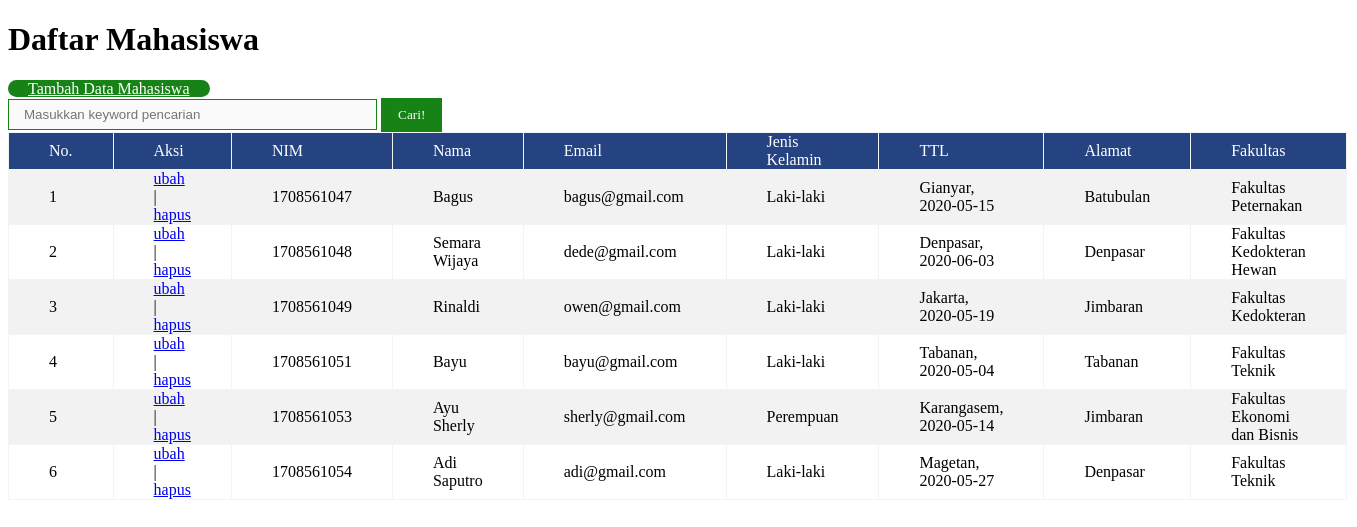
The page / on the database its author committed.
### tables this page shows
CREATE TABLE `mahasiswa` (
  `id` int(11) NOT NULL,
  `nama` varchar(50) NOT NULL,
  `nim` char(10) NOT NULL,
  `email` varchar(50) NOT NULL,
  `jk` enum('Laki-laki','Perempuan') NOT NULL,
  `tempat` varchar(20) NOT NULL,
  `tgl_lahir` date NOT NULL,
  `alamat` text NOT NULL,
  `fakultas` enum('Fakultas Ilmu Budaya','Fakultas Kedokteran','Fakultas Hukum','Fakultas Teknik','Fakultas Pertanian','Fakultas Ekonomi dan Bisnis','Fakultas Peternakan','Fakultas MIPA','Fakultas Kedokteran Hewan','Fakultas Teknologi Pertanian','Fakultas Ilmu Sosial dan Ilmu Politik','Fakultas Kelautan dan Perikanan','Fakultas Pariwisata') NOT NULL
);

### functions.php (called while the page is built, shortened)
<?php
$conn = mysqli_connect("localhost", "root", "", "mahasiswa");
function query($query) {
	global $conn;
	$result = mysqli_query($conn, $query);
	$rows = [];
	while( $row = mysqli_fetch_assoc($result) ) {
		$rows[] = $row;
	}
	return $rows;
}
 ?>

### index.php (the view, shortened to what this page needs)
<?php
require 'functions.php';
$mahasiswa = query("SELECT id, nim, nama, email, jk, concat(tempat,', ',tgl_lahir) as ttl, alamat, fakultas FROM mahasiswa ORDER BY nim");
?>
<!DOCTYPE html>
<html lang="en">
<head>
	<link rel="stylesheet" type="text/css" href="style.css">
</head>
<body>
	<div class="container">
		<div class="header1">
		<h1>Daftar Mahasiswa</h1>
		<a href="tambah.php" class="btn1">Tambah Data Mahasiswa </a>
			<div class="cari">
				<form action="" method="post">
					<input type="text" class="search" name="keyword" size="40" autofocus placeholder="Masukkan keyword pencarian" autocomplete="off">
					<button type="submit" class="button" name="cari">Cari!</button>
				</form>
			</div>
		</div>
		<div class="tabel">
			<table class="table1" border="1">
				<tr>
					<th>No.</th>
					<th style="width:100px">Aksi</th>
					<th>NIM</th>
					<th>Nama</th>
					<th>Email</th>
					<th>Jenis Kelamin</th>
					<th>TTL</th>
					<th>Alamat</th>
					<th>Fakultas</th>
				</tr>
				<?php $i = 1; ?>
				<?php foreach ($mahasiswa as $row) : ?>
					<tr>
						<td><?php echo $i; ?></td>
						<td>
							<a href="ubah.php?id=<?php echo $row["id"]; ?>">ubah</a> |
							<a href="hapus.php?id=<?php echo $row["id"]; ?>" onclick="return confirm('Yakin ingin menghapus data?');">hapus</a>
						</td>
						<td><?php echo $row["nim"]; ?></td>
						<td><?php echo $row["nama"]; ?></td>
						<td><?php echo $row["email"]; ?></td>
						<td><?php echo $row["jk"]; ?></td>
						<td><?php echo $row["ttl"]; ?></td>
						<td><?php echo $row["alamat"]; ?></td>
						<td><?php echo $row["fakultas"]; ?></td>
					</tr>
					<?php $i++; ?>
				<?php endforeach; ?>
			</table>
		</div>
	</div>
</body>
</html>

### style.css (style rules this page uses)
.table1 { border-collapse: collapse; width: 20%; border: 1px solid #f2f5f7; padding: 20; spacing: 10; }
.table1 tr th { background: #254380; color: #fff; font-weight: normal; }
.table1, th, td { padding: 0px 40px; text-align: left; }
.table1 tr:nth-child(even) { background-color: #f2f2f2; }
.btn1 { height: 30px; width: 2430x; color: #ffff; background-color: #178317; border-radius: 20px; border: 0px solid; padding: 0 20px 0 20px; }
.search { padding:7px 15px; background:#fafafa; border:1px solid #178317; }
.button { padding:7px 15px; left:-8px; border:2px solid #178317; background-color:#178317; color:#fafafa; font-family: 'quicksand'; }

### rows shown on the page
mahasiswa: nim "1708561047", nama "Bagus", email "bagus@gmail.com", jk "Laki-laki", ttl "Gianyar, 2020-05-15", alamat "Batubulan", fakultas "Fakultas Peternakan"
mahasiswa: nim "1708561048", nama "Semara Wijaya", email "dede@gmail.com", jk "Laki-laki", ttl "Denpasar, 2020-06-03", alamat "Denpasar", fakultas "Fakultas Kedokteran Hewan"
mahasiswa: nim "1708561049", nama "Rinaldi", email "owen@gmail.com", jk "Laki-laki", ttl "Jakarta, 2020-05-19", alamat "Jimbaran", fakultas "Fakultas Kedokteran"
mahasiswa: nim "1708561051", nama "Bayu", email "bayu@gmail.com", jk "Laki-laki", ttl "Tabanan, 2020-05-04", alamat "Tabanan", fakultas "Fakultas Teknik"
mahasiswa: nim "1708561053", nama "Ayu Sherly", email "sherly@gmail.com", jk "Perempuan", ttl "Karangasem, 2020-05-14", alamat "Jimbaran", fakultas "Fakultas Ekonomi dan Bisnis"
mahasiswa: nim "1708561054", nama "Adi Saputro", email "adi@gmail.com", jk "Laki-laki", ttl "Magetan, 2020-05-27", alamat "Denpasar", fakultas "Fakultas Teknik"
